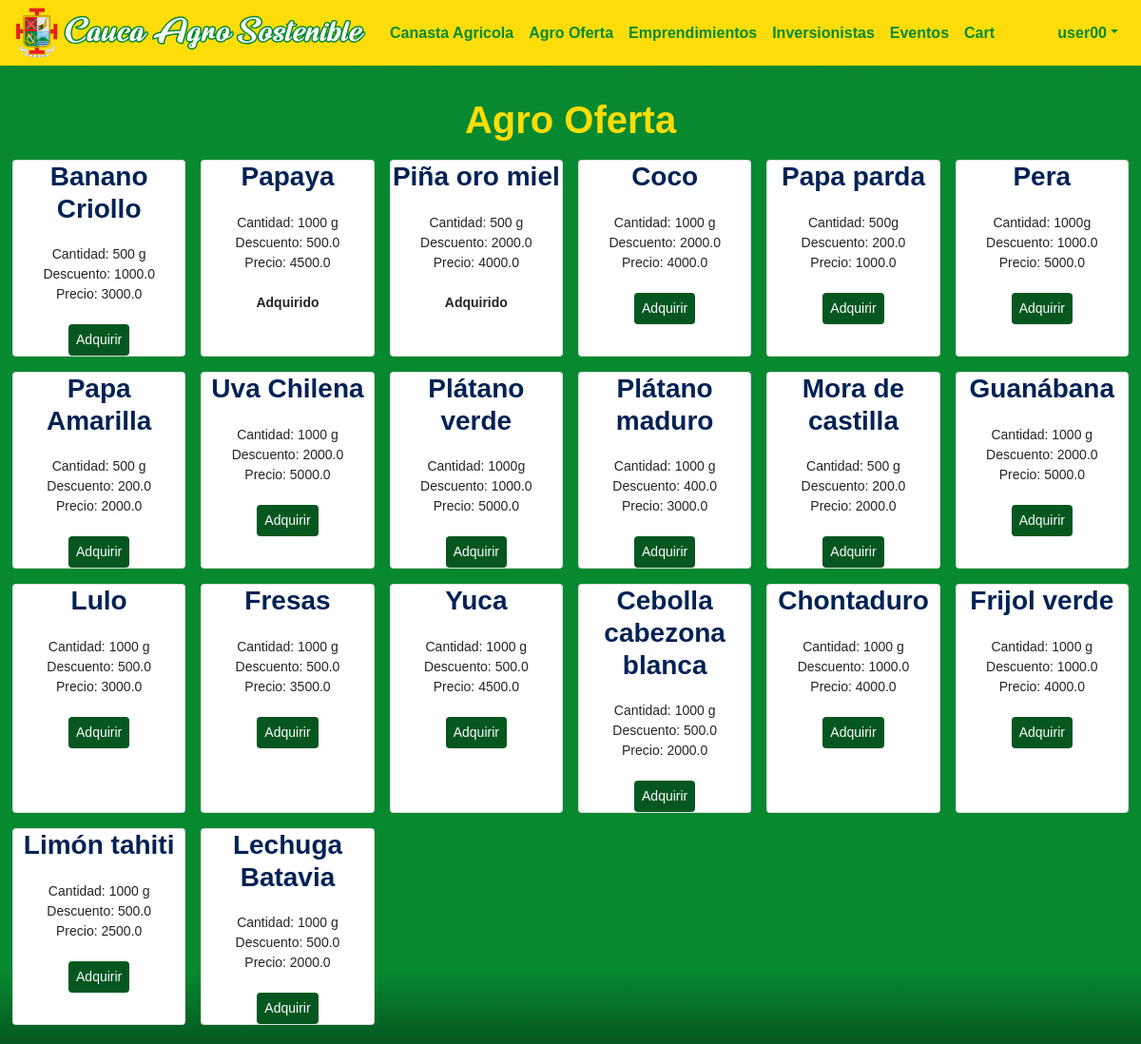
The page /agro-oferta (signed in) on the database as committed earlier.
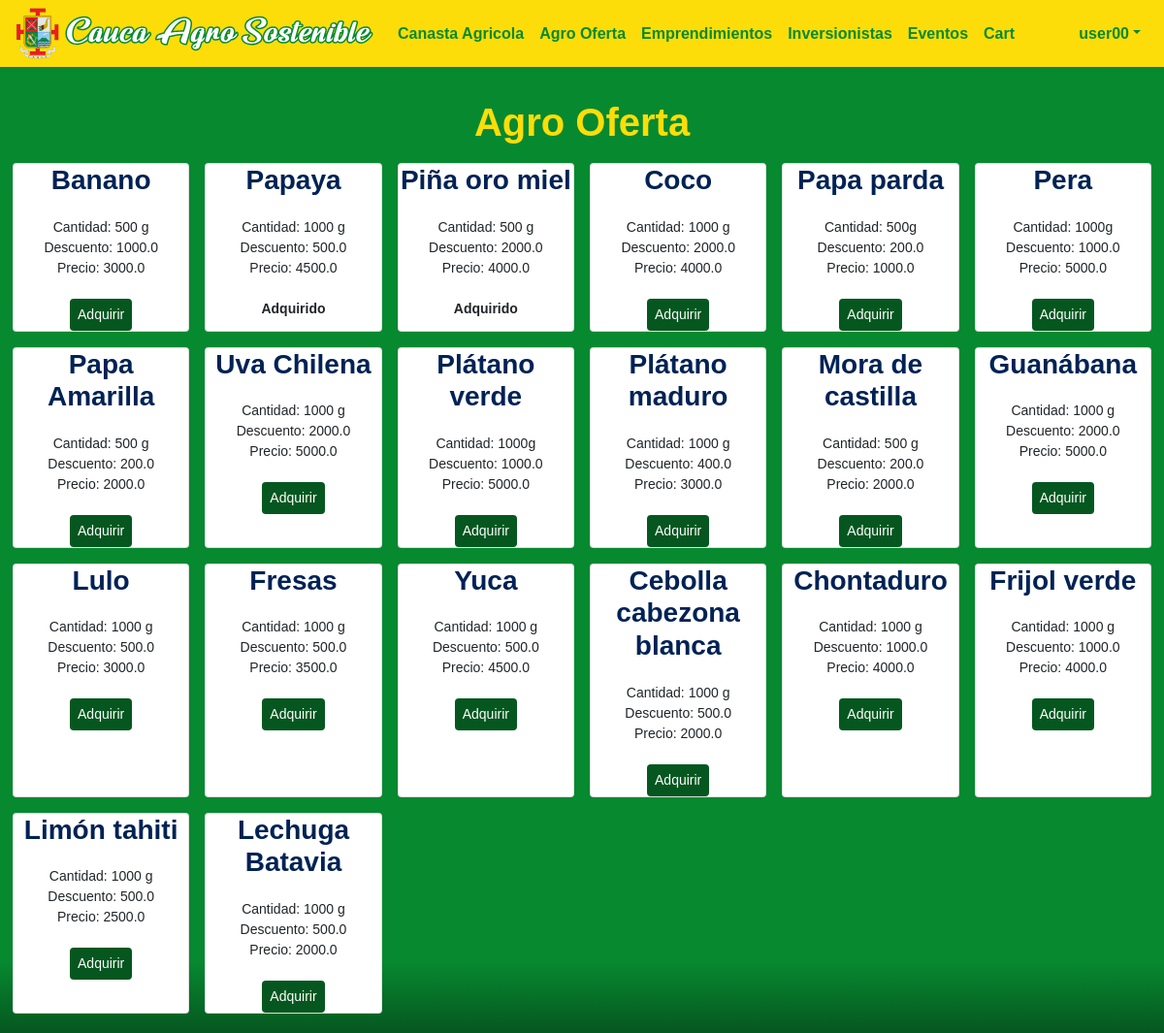
The same page on the database as committed later.
### caucaSostenible/models.py (models this page shows)
class Product(models.Model):
   name = models.CharField(max_length=60)
   price = models.FloatField()
   discount = models.FloatField()
   description = models.CharField(max_length=300)
   imgURL = models.CharField(max_length=300)

### caucaSostenible/views.py (the view)
# urls.py: path("agro-oferta", views.farming_offers_view, name="agro-oferta"),
def farming_offers_view(request):
    products = Product.objects.all().exclude(discount=0)
    bill = Bill.objects.get(user=request.user)
    if bill:
        billDetails = serializers.serialize("json", BillDetail.objects.all().filter(bill=bill))
    return render(request, "general/agro_oferta.html", {"products": products, "billDetails": billDetails})

### caucaSostenible/templates/general/agro_oferta.html (shortened to what this page needs)
{% extends "general/layout.html" %}
{% load static %}
{% block body %}
<div id="main-container">
    <h1><center>Agro Oferta</center></h1>
    <div class="form-row">
        {% for product in products %}
        <div class="col-12 col-sm-4 col-lg-2 p-2">
            <article class="card h-100 bg-sucess">
                <center>
                    <h3 class="title">{{product.name}}</h3>
                    <p>Cantidad: {{product.description}}</p>
                    <p>Descuento: {{product.discount}}</p>
                    <p>Precio: {{product.price}}</p>
                    <br>
                    <button id="add-button-{{product.id}}" class="common-button"
                        onclick="addProduct('{{product.id}}')">Adquirir</button>
                    <p id="added-message-{{product.id}}" style="display: none"><b>Adquirido</b></p>
                </center>
            </article>
        </div>
        {% endfor %}
    </div>
</div>
{% endblock %}

Rows that differ between the two databases and show on the page:
changed Product: name "Banano Criollo" → "Banano"
